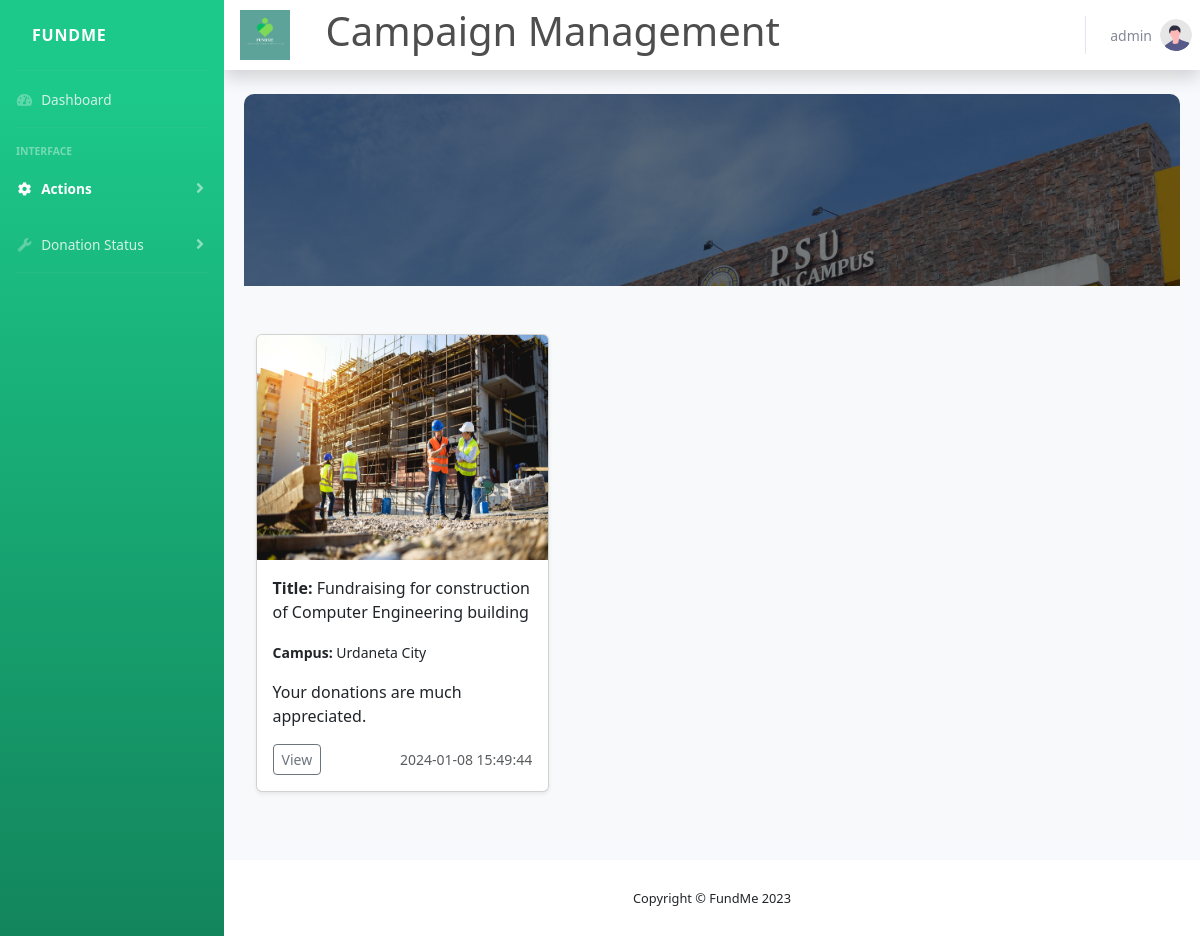
Screenshot of /WEBSYS/ETRSAWEBSYS/MANAGECAMPAIGNEVENTS/campaign.php with the database file from the repository.
### tables this page shows
CREATE TABLE `thumbnails` (
  `id` int(11) NOT NULL,
  `image_path` varchar(255) NOT NULL,
  `thumbname` varchar(255) NOT NULL,
  `description` text NOT NULL,
  `created_at` datetime NOT NULL DEFAULT current_timestamp(),
  `campus` varchar(100) NOT NULL,
  `status` varchar(255) NOT NULL,
  `expiration` date NOT NULL
);

### WEBSYS/ETRSAWEBSYS/MANAGECAMPAIGNEVENTS/campaign.php (the view, shortened to what this page needs)
<!DOCTYPE html>
<html lang="en">
<head>
    <link href="vendor/fontawesome-free/css/all.min.css" rel="stylesheet" type="text/css">
    <link href="css/sb-admin-2.min.css" rel="stylesheet">
    <link href="https://cdn.jsdelivr.net/npm/bootstrap@5.3.2/dist/css/bootstrap.min.css" rel="stylesheet" />
    <link rel="stylesheet" href="https://cdn.datatables.net/1.13.7/css/dataTables.bootstrap5.min.css" />
    <link rel="stylesheet" href="https://cdnjs.cloudflare.com/ajax/libs/twitter-bootstrap/5.3.0/css/bootstrap.min.css" />
</head>
<body id="page-top">
    <div id="wrapper">
        <ul class="navbar-nav bg-gradient-success sidebar sidebar-dark accordion" id="accordionSidebar">
            <a class="sidebar-brand mr-auto d-flex align-items-center justify-content-center" href="/WEBSYS-LAST-REVISE/WEBSYS/ETRSAWEBSYS/DASHBOARD/adminDash.php">
                <div class="sidebar-brand-text mx-3">FundMe</div>
            </a>
            <hr class="sidebar-divider my-0">
            <li class="nav-item">
                <a class="nav-link" href="/WEBSYS-LAST-REVISE/WEBSYS/ETRSAWEBSYS/DASHBOARD/adminDash.php">
                    <i class="fas fa-fw fa-tachometer-alt"></i>
                    <span>Dashboard</span></a>
            </li>
            <hr class="sidebar-divider">
            <div class="sidebar-heading">
                Interface
            </div>
            <li class="nav-item active">
                <a class="nav-link collapsed" href="#" data-toggle="collapse" data-target="#collapseTwo" aria-expanded="true" aria-controls="collapseTwo">
                    <i class="fas fa-fw fa-cog"></i>
                    <span>Actions</span>
                </a>
            </li>
            <li class="nav-item">
                <a class="nav-link collapsed" href="#" data-toggle="collapse" data-target="#collapseUtilities" aria-expanded="true" aria-controls="collapseUtilities">
                    <i class="fas fa-fw fa-wrench"></i>
                    <span>Donation Status</span>
                </a>
            </li>
            <hr class="sidebar-divider">
        </ul>
        <div id="content-wrapper" class="d-flex flex-column">
            <div id="content">
                <nav class="navbar navbar-expand navbar-light bg-white topbar mb-4 static-top shadow">
                    <div class="sidebar-brand-icon px-3">
                        <img src="img/logo.png" alt="" srcset="" height="50" width="50">
                    </div>
                    <h1 class="hi"><span>Campaign Management</span></h1>
                    <ul class="navbar-nav ml-auto">
                        <li class="nav-item dropdown no-arrow">
                            <?php
                            require 'conn.php';
                            $query = "SELECT * FROM admins WHERE adminID = 1";
                            $result = $conn->query($query);
                            if ($result->num_rows > 0) {
                                $row = $result->fetch_assoc();
                                $username = $row['adminName'];
                            } else {
                                $username = "Default User";
                            }
                            ?>
                            <a class="nav-link dropdown-toggle" href="#" id="userDropdown" role="button" data-toggle="dropdown" aria-haspopup="true" aria-expanded="false">
                                <span class="mr-2 d-none d-lg-inline text-gray-600 small"><?php echo $username; ?></span>
                                <img class="img-profile rounded-circle" src="img/undraw_profile.svg">
                            </a>
                        </li>
                    </ul>
                </nav>
                <div class="wrap">
                    <main>
                        <section class="py-5 text-center container">
                            <div class="row py-lg-5">
                            </div>
                        </section>
                        <div class="album py-5 bg-body-tertiary">
                            <div class="container">
                                <div class="row row-cols-1 row-cols-sm-2 row-cols-md-3 g-3">
                                    <?php
                                    require 'conn.php';
                                    $sql = "SELECT * FROM thumbnails";
                                    $result = $conn->query($sql);
                                    if ($result->num_rows > 0) {
                                        while ($row = $result->fetch_assoc()) {
                                            $imagePath = $row["image_path"];
                                            echo "<div class='col'>
        <div class='card shadow-sm'>
            <img src='" . $imagePath . "' class='bd-placeholder-img card-img-top' width='100%' height='225' role='img' alt='Thumbnail'>
            <div class='card-body'>
                <p class='card-text'><b>Title:</b> " . $row["thumbname"] . "</p>
                <p class='card-text'><small><b>Campus:</b> " . $row["campus"] . "</small></p>
                <p class='card-text'>" . $row["description"] . "</p>
                <div class='d-flex justify-content-between align-items-center'>
                    <div class='btn-group'>
                        <a href='campaignapproval.php?id=" . $row["id"] . "' class='btn btn-sm btn-outline-secondary'>View</a>
                    </div>
                    <small class='text-body-secondary'>" . $row["created_at"] . "</small>
                </div>
            </div>
        </div>
    </div>";
                                        }
                                    } else {
                                        echo "<p class='cent'>No thumbnails found.</p>";
                                    }
                                    ?>
                                </div>
                            </div>
                        </div>
                    </main>
                </div>
                <footer class="sticky-footer bg-white">
                    <div class="container my-auto">
                        <div class="copyright text-center my-auto">
                            <span>Copyright &copy; FundMe 2023</span>
                        </div>
                    </div>
                </footer>
            </div>
        </div>
</body>
</html>

### WEBSYS/ETRSAWEBSYS/MANAGECAMPAIGNEVENTS/campaign.php (style rules this page uses)
main { background-image: linear-gradient(rgba(0, 0, 0, 0.5), rgba(0, 0, 0, 0.5)), url(img/psu.jpg); background-size: cover; border-radius: 10px; background-repeat: no-repeat; height: 100%; }
.wrap { margin: 2%; }
.hi { padding: 2%; color: rgb(78, 78, 78); }

### rows the page displays
thumbnails: image_path (picture), thumbname "Fundraising for construction of Computer Engineering building", campus "Urdaneta City", description "Your donations are much appreciated.", created_at "2024-01-08 15:49:44"

### other values shown
$username "admin"
